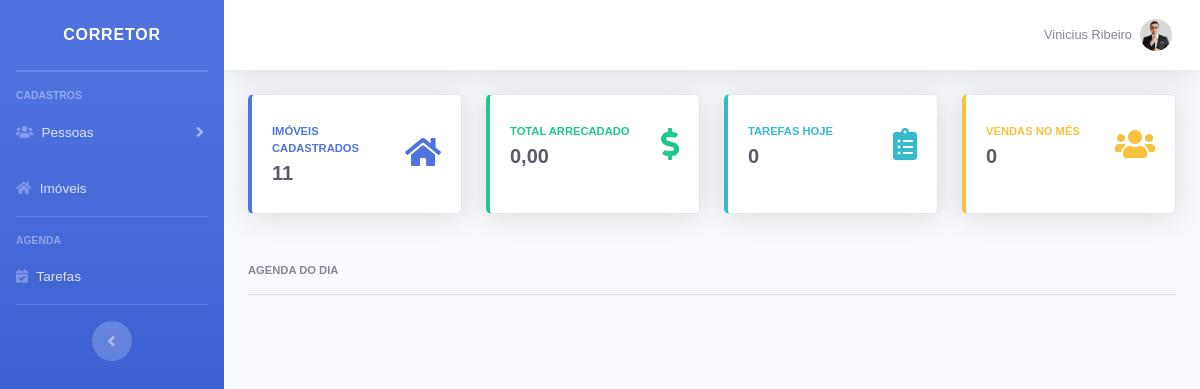
Page /imobiliaria/sistema/painel-corretor (signed in) on the committed database.
### tables this page shows
CREATE TABLE `usuarios` (
  `id` int(11) NOT NULL,
  `nome` varchar(50) NOT NULL,
  `cpf` varchar(20) NOT NULL,
  `email` varchar(50) NOT NULL,
  `senha` varchar(35) NOT NULL,
  `nivel` varchar(35) NOT NULL,
  `foto` varchar(100) DEFAULT NULL
);

### imobiliaria/sistema/painel-corretor/index.php (the view, shortened to what this page needs)
<?php
include_once("../../conexao.php");
 ?>
<?php
    $idUsuario = $_SESSION['id_usuario'];
    $res = $pdo->query("SELECT * FROM usuarios where id = '" . $idUsuario . "' ");
    $dados = $res->fetchAll(PDO::FETCH_ASSOC);
     $nome = $dados[0]['nome'];
     $img = $dados[0]['foto'];
    $pag = @$_GET["pag"];
    $menu1 = "cliente-compra";
    $menu2 = "vendedores";
    $menu3 = "imoveis";
    $menu4 = "tarefas";
 ?>
<!DOCTYPE html>
<html lang="en">
    <head>
        <link href="../vendor/fontawesome-free/css/all.min.css" rel="stylesheet" type="text/css">
        <link href="../css/sb-admin-2.min.css" rel="stylesheet">
        <link href="../css/style.css" rel="stylesheet">
        <link href="../vendor/datatables/dataTables.bootstrap4.min.css" rel="stylesheet">
    </head>
    <body id="page-top">
        <div id="wrapper">
            <ul class="navbar-nav bg-gradient-primary sidebar sidebar-dark accordion" id="accordionSidebar">
                <a class="sidebar-brand d-flex align-items-center justify-content-center" href="index.php">
                    <div class="sidebar-brand-text mx-3">Corretor</div>
                </a>
                <hr class="sidebar-divider my-0">
                <hr class="sidebar-divider">
                <div class="sidebar-heading">
                    Cadastros
                </div>
                <li class="nav-item">
                    <a class="nav-link collapsed" href="#" data-toggle="collapse" data-target="#collapseTwo" aria-expanded="true" aria-controls="collapseTwo">
                        <i class="fas fa-users"></i>
                        <span>Pessoas</span>
                    </a>
                </li>
                <li class="nav-item">
                    <a class="nav-link" href="index.php?pag=<?php echo $menu3 ?>">
                        <i class="fas fa-home"></i>
                        <span>Imóveis</span></a>
                </li>
                <hr class="sidebar-divider">
                <div class="sidebar-heading">
                    Agenda
                </div>
                <li class="nav-item">
                    <a class="nav-link" href="index.php?pag=<?php echo $menu4 ?>">
                        <i class="fas fa-calendar-check"></i>
                        <span>Tarefas</span></a>
                </li>
                <hr class="sidebar-divider d-none d-md-block">
                <div class="text-center d-none d-md-inline">
                    <button class="rounded-circle border-0" id="sidebarToggle"></button>
                </div>
            </ul>
            <div id="content-wrapper" class="d-flex flex-column">
                <div id="content">
                    <nav class="navbar navbar-expand navbar-light bg-white topbar mb-4 static-top shadow">
                        <ul class="navbar-nav ml-auto">
                            <li class="nav-item dropdown no-arrow">
                                <a class="nav-link dropdown-toggle" href="#" id="userDropdown" role="button" data-toggle="dropdown" aria-haspopup="true" aria-expanded="false">
                                    <span class="mr-2 d-none d-lg-inline text-gray-600 small"><?php echo $nome ?></span>
                                    <img class="img-profile rounded-circle" src="../img/profiles/<?php echo $img ?>">
                                </a>
                            </li>
                        </ul>
                    </nav>
                    <div class="container-fluid">
                         <?php if ($pag == null) {
                        include_once("home.php");
                        } else if ($pag==$menu1) {
                        include_once($menu1.".php");
                        } else if ($pag==$menu2) {
                        include_once($menu2.".php");
                         } else if ($pag==$menu3) {
                        include_once($menu3.".php");
                        } else if ($pag==$menu4) {
                        include_once($menu4.".php");
                        } else {
                        include_once("home.php");
                        }
                        ?>
                    </div>
                </div>
            </div>
        </div>
    </body>
</html>

### rows in the picture
usuarios: nome "Vinicius Ribeiro", foto (picture)

### other values in the picture
$totalImoveis "11"
$totalArrecadado "0,00"
$totalTarefas "0"
$totalVendasMes "0"
